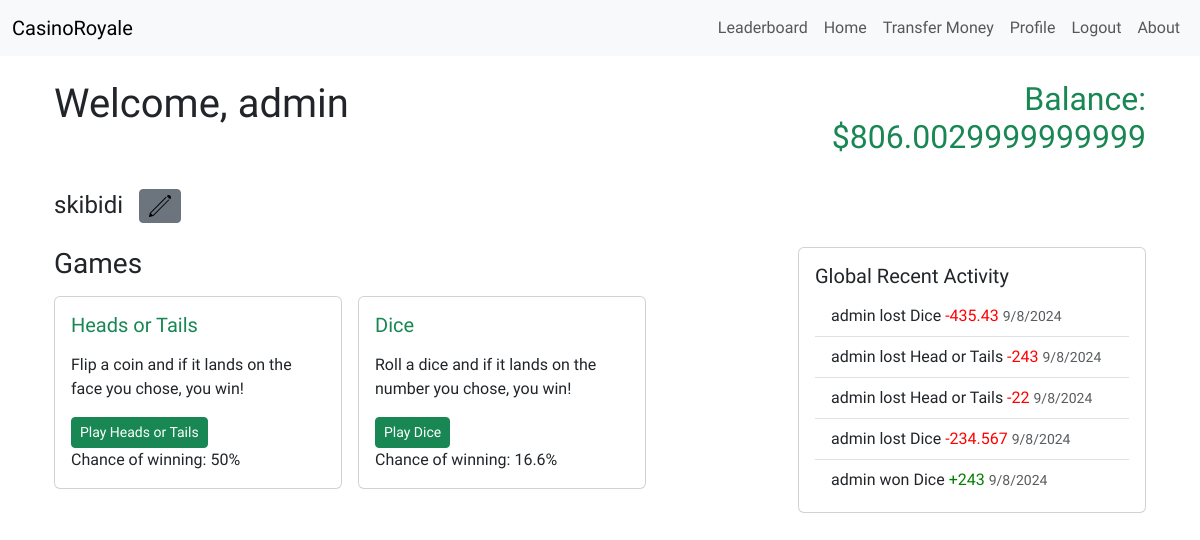
Screenshot of /home (signed in) with the database file from the repository.
### app/main.py (models this page shows, shortened)
class User(db.Model, UserMixin):
     id = db.Column(db.Integer, primary_key=True)
     username = db.Column(db.String, unique=True, nullable=False)
     password = db.Column(db.String, nullable=False)
     balance = db.Column(db.Integer, default=1500)
     about = db.Column(db.String(150))
     account_created = db.Column(db.String)

class RecentActivities(db.Model):
    id = db.Column(db.Integer, primary_key=True)
    resultgame = db.Column(db.Boolean)
    username = db.Column(db.String)
    desc = db.Column(db.String)
    amount = db.Column(db.String)
    date = db.Column(db.String)

### app/main.py (the view, shortened to what this page needs)
@app.route('/')
@app.route('/home', methods=['GET', 'POST'])
@login_required
def home():
    user = User.query.get(current_user.id)
    recent_activites = RecentActivities.query.order_by(RecentActivities.id.desc()).all()
    editabout = EditAbout()
    return render_template('home.html', user=user, ediabout=editabout, recent_activites=recent_activites)

### app/main.py (called while the page is built)
@login_manager.user_loader
def load_user(user_id):
    return User.query.get(int(user_id))

### app/templates/home.html (shortened to what this page needs)
{% extends 'base.html' %} {% block title %} Home - CasinoRoyale {% endblock %}
{% block content %}
<div class="container mt-4">
  <div class="row">
    <div class="col-md-8">
      <h1>Welcome, {{ user.username }}</h1>
    </div>
    <div class="col-md-4 text-end">
      <h2 class="text-success">Balance: ${{ user.balance }}</h2>
    </div>
  </div>
  <div class="d-flex align-items-center mt-4">
    <h4 class="mb-0">{{ user.about }}</h4>
    <button
      class="btn btn-secondary ms-3 btn-sm"
      type="button"
      data-bs-toggle="collapse"
      data-bs-target="#aboutForm"
      aria-expanded="false"
      aria-controls="aboutForm"
    >
    </button>
  </div>
  <div class="row mt-4">
    <div class="col-md-8">
      <h3>Games</h3>
      <div class="d-flex flex-wrap mt-3">
        <div class="card me-3 mb-3" style="width: 18rem">
          <div class="card-body">
            <h5 class="card-title">
              <p class="text-decoration-bold text-success">Heads or Tails</p>
            </h5>
            <p class="card-text">
              Flip a coin and if it lands on the face you chose, you win!
            </p>
            <a
              href="{{ url_for('headstailsgame') }}"
              class="text-decoration-none"
            >
              <button class="btn btn-success btn-sm">
                Play Heads or Tails
              </button>
            </a>
            <footer>Chance of winning: 50%</footer>
          </div>
        </div>
        <div class="card mb-3" style="width: 18rem">
          <div class="card-body">
            <h5 class="card-title">
              <p class="text-decoration-bold text-success">Dice</p>
            </h5>
            <p class="card-text">
              Roll a dice and if it lands on the number you chose, you win!
            </p>
            <a href="{{ url_for('dice') }}" class="text-decoration-none">
              <button class="btn btn-success btn-sm">Play Dice</button>
            </a>
            <footer>Chance of winning: 16.6%</footer>
          </div>
        </div>
      </div>
    </div>
    <div class="col-md-4">
      <div class="card">
        <div class="card-body">
          <h5 class="card-title">Global Recent Activity</h5>
          <ul class="list-group list-group-flush scrollable-list">
            {% for activity in recent_activites %}
            <li class="list-group-item">
              {{ activity.username }} {{ activity.desc }} {% if
              activity.resultgame == False %}
              <span style="color: red">-{{ activity.amount }}</span> {% else %}
              <span style="color: green">+{{ activity.amount }}</span> {% endif
              %}
              <small class="text-muted">{{ activity.date }}</small>
            </li>
            {% endfor %}
          </ul>
        </div>
      </div>
    </div>
  </div>
</div>
{% endblock %}

### app/templates/base.html (style rules this page uses)
body { font-family: "Protect Guerillia", sans-serif; }

### app/templates/home.html (style rules this page uses)
.scrollable-list { max-height: 200px; overflow-y: auto; }

### rows the page displays
User: username "admin", balance "806.0029999999999", about "skibidi"
RecentActivities: username "admin", desc "lost Dice", amount "435.43", date "9/8/2024"
RecentActivities: username "admin", desc "lost Head or Tails", amount "243", date "9/8/2024"
RecentActivities: username "admin", desc "lost Head or Tails", amount "22", date "9/8/2024"
RecentActivities: username "admin", desc "lost Dice", amount "234.567", date "9/8/2024"
RecentActivities: username "admin", desc "won Dice", amount "243", date "9/8/2024"
